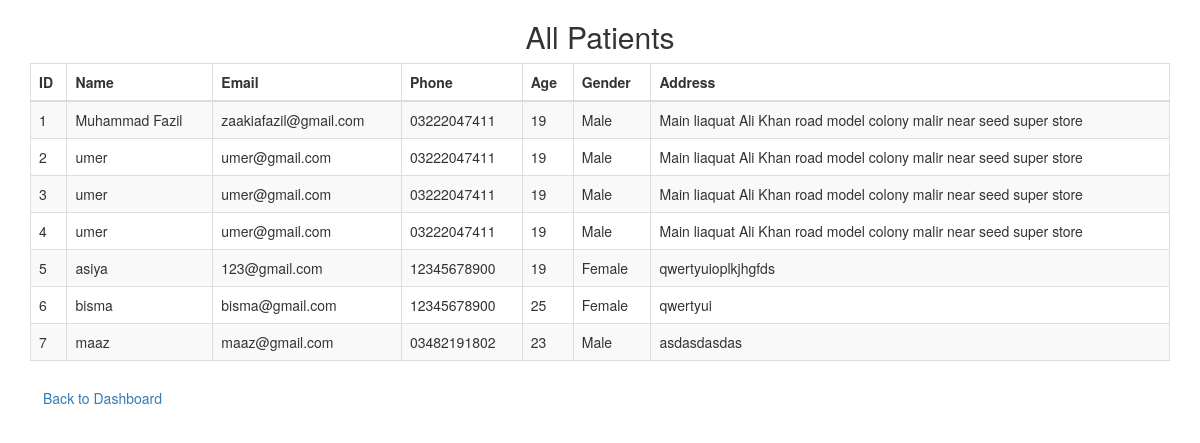
Page /admin/patients.php (signed in) on the committed database.
### tables this page shows
CREATE TABLE `signup` (
  `id` int(11) NOT NULL,
  `name` varchar(100) DEFAULT NULL,
  `email` varchar(100) DEFAULT NULL,
  `password` varchar(100) DEFAULT NULL,
  `age` int(11) DEFAULT NULL,
  `gender` varchar(10) DEFAULT NULL,
  `phone` varchar(20) DEFAULT NULL,
  `address` text DEFAULT NULL
);

### admin/patients.php (the view, shortened to what this page needs)
<?php
include 'db_connect.php';
$result = $conn->query("SELECT * FROM signup ORDER BY id ASC");
?>
<!DOCTYPE html>
<html>
<head>
    <link rel="stylesheet" href="../css/bootstrap.min.css">
</head>
<body class="container mt-5">
    <h2 class="text-center mb-4">All Patients</h2>
    <table class="table table-bordered table-striped">
        <thead>
            <tr>
                <th>ID</th><th>Name</th><th>Email</th><th>Phone</th><th>Age</th><th>Gender</th><th>Address</th>
            </tr>
        </thead>
        <tbody>
            <?php while($row = $result->fetch_assoc()): ?>
            <tr>
                <td><?= $row['id']; ?></td>
                <td><?= htmlspecialchars($row['name']); ?></td>
                <td><?= htmlspecialchars($row['email']); ?></td>
                <td><?= htmlspecialchars($row['phone']); ?></td>
                <td><?= htmlspecialchars($row['age']); ?></td>
                <td><?= htmlspecialchars($row['gender']); ?></td>
                <td><?= htmlspecialchars($row['address']); ?></td>
            </tr>
            <?php endwhile; ?>
        </tbody>
    </table>
    <a href="dashboard.php" class="btn btn-secondary">Back to Dashboard</a>
</body>
</html>

### rows in the picture
signup: id "1", name "Muhammad Fazil", email "zaakiafazil@gmail.com", phone "03222047411", age "19", gender "Male", address "Main liaquat Ali Khan road model colony malir near seed super store"
signup: id "2", name "umer", email "umer@gmail.com", phone "03222047411", age "19", gender "Male", address "Main liaquat Ali Khan road model colony malir near seed super store"
signup: id "3", name "umer", email "umer@gmail.com", phone "03222047411", age "19", gender "Male", address "Main liaquat Ali Khan road model colony malir near seed super store"
signup: id "4", name "umer", email "umer@gmail.com", phone "03222047411", age "19", gender "Male", address "Main liaquat Ali Khan road model colony malir near seed super store"
signup: id "5", name "asiya", email "123@gmail.com", phone "12345678900", age "19", gender "Female", address "qwertyuioplkjhgfds"
signup: id "6", name "bisma", email "bisma@gmail.com", phone "12345678900", age "25", gender "Female", address "qwertyui"
signup: id "7", name "maaz", email "maaz@gmail.com", phone "03482191802", age "23", gender "Male", address "asdasdasdas"
